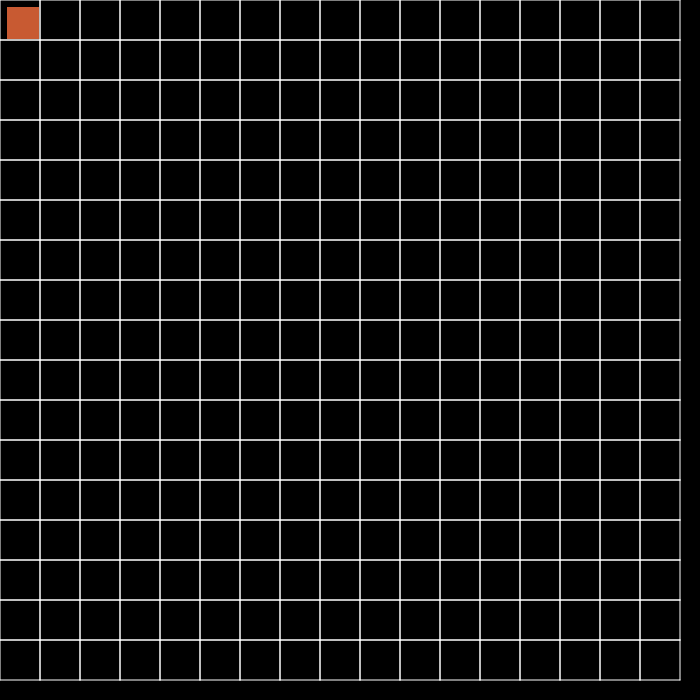
Frame 1 (no input)
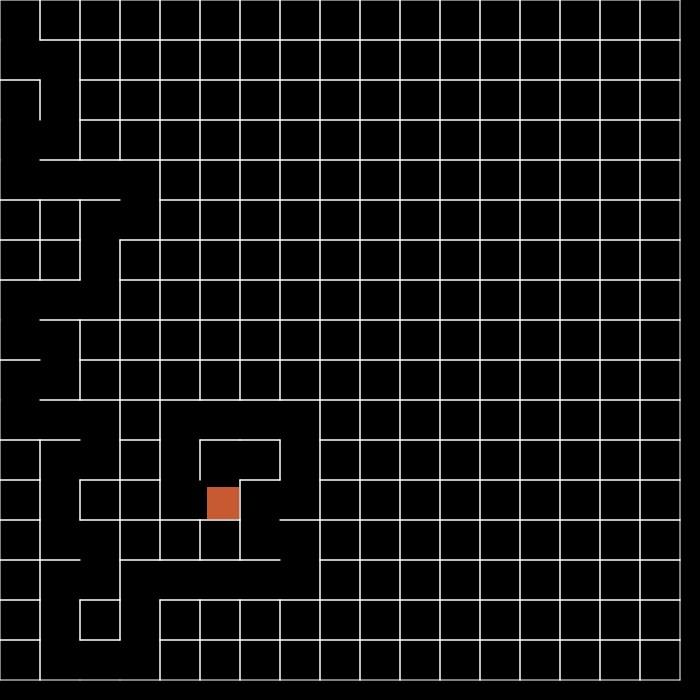
Frame 60 (no input)
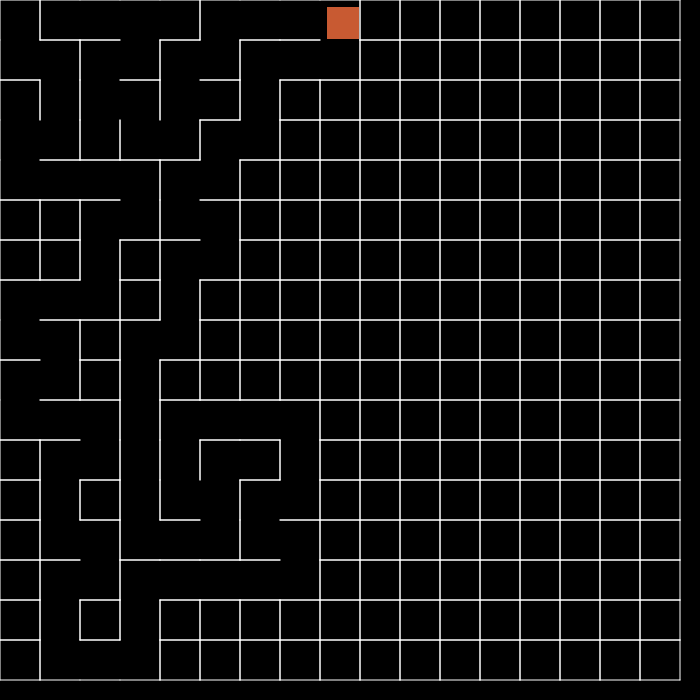
Frame 120 (the mouse pressed at the canvas centre since frame 60)

The p5.js sketch that drew these frames (run headless with seeded random() and noise() and a simulated clock; from frame 60 on, the mouse is pressed at the canvas centre):

// p5.js sketch
// ── sketch.js


var cols,rows;
var w=40;
var grid=[];
var stack=[];
var current;
var m= false;

var openSet=[];
var closedSet=[];
var start,end;


function setup() {//frameRate(5);
	//frameRate(20);
					createCanvas(700, 700);
							cols=floor(width/w);
							rows=floor(height/w);

							for(var i=0;i<rows;++i)
									{
												for(var j=0;j<cols;++j)
														{var cell=new Cell(i,j);
														grid.push(cell);
														}
										}

						current=grid[0];
						stack.push(current);

									current.visited=true;



									openSet.push(current);

									start=grid[0];
									end=grid[grid.length-1];
	}

function draw() {

	background(0,0,0);

for(var i=0;i<grid.length;++i)
			{grid[i].show();
				}


			if(!m)
				{
				current.highlight();
				var next=current.checkNeighbors(true);
					if(next)
						{

							next.visited=true;
							remove_wall(current,next);
							current=next;

							stack.push(next);
						}
						else if(stack.length>0)
									{
											current=stack.pop();

									}
									else
										{m=true;
											refresh_boundaries();
											console.log("grids");
										console.log(grid);

										}

								}
						else {
											console.log('DONE');


														if(openSet.length>0){
															var winner=0;
															for(var i=0;i<openSet.length;++i){
																if(openSet[i].f<openSet[winner].f)
																winner=i;
															}
														}
														if(openSet[winner]==end||openSet.length==0){

															noLoop();
															console.log("maze solved");
														}
														else{
														current=openSet[winner];




														removeFromArray(openSet,current);


														closedSet.push(current);




														var neighbors=current.checkNeighbors(false);

															for(var i=0;i<neighbors.length;++i){
																var neighbor=neighbors[i];
																if(!closedSet.includes(neighbor))
																		{
																			var tempG;

																						tempG=current.g+1;

																					var newPath=false;
																					if(openSet.includes(neighbor)){
																						if(tempG<neighbor.g){
																							newPath=true;
																							neighbor.g=tempG;
																						}
																					}
																					else{
																						neighbor.g=tempG;
																						newPath=true;
																						openSet.push(neighbor);
																					}

																					if(newPath){


																						neighbor.g=heurisitic(neighbor,end);
																						neighbor.f=neighbor.g+neighbor.h;
																						neighbor.previous=current;
																						}
																			}

																	}




																}

																	//SHOWWWWWWWW
																	for(var i=0;i<closedSet.length;++i){
								closedSet[i].show(color(255,0,0,100));
						}

			for(var i=0;i<openSet.length;++i){
							openSet[i].show(color(0,255,0,100));
						}


						path=[];
						var temp=current;
						path.push(temp);
						while(temp.previous){
							path.push(temp.previous);
							temp=temp.previous;
						}

		push();
		beginShape();
		strokeWeight(6);
		stroke(0,0,255,200);
		noFill();
		for(var i=0;i<path.length;++i)
						vertex(path[i].i*w+w/2,path[i].j*w+w/2);
						endShape();

						pop();

						///SHOWEDDDDDD
















									}




}
function index(a,b)
{
	if(a<0||b<0||a>(rows-1)||b>(cols-1))
			return -1;

		return a*cols+b;
		//return b*cols+a;
}


function heurisitic(a,b){
	var d=dist(a.i,a.j,b.i,b.j);
	//var d=abs(a.i-b.i)+abs(a.j-b.j);
	return d;
}

function removeFromArray(arr,elt){
	for(var i=arr.length-1;i>=0;i--){
									if(arr[i]==elt){
										arr.splice(i,1);
									}
				}
}

// ── maze_class.js
function Cell(i,j)
			{

          this.f;
          this.g;
          this.h;

				this.i=i;
				this.j=j;
				this.visited=false;


				this.walls=[true,true,true,true];


        this.neighbors;
        this.previous;


				this.highlight=function()
				{

					noStroke();
					fill(200,90,50);
					var x=this.i*w;
					var y=this.j*w;
					rect(x+7,y+7,w*0.8,w*0.8);
				}


				this.show=function(c)
						{

              if(!c)
							{var x=this.i*w;
						var y=this.j*w;
						stroke(255);
						fill(255);

							if(this.walls[0])
											line(x,y,x+w,y);//top wall
					   	if(this.walls[1])
											line(x+w,y,x+w,y+w);//right wall
					  	if(this.walls[2])
											line(x+w,y+w,x,y+w);//bottom wall
								if(this.walls[3])
											line(x,y,x,y+w);//left wall


											if(this.visited)
														{	 noStroke();
															fill(0,255,0,200);
														//	rect(x,y,w,w);
														}
                          }
                          else{
                              fill(c);
                            rect(this.i*w,this.j*w,w,w);
                          }


					// rect(x,y,w,w);
					}


					this.checkNeighbors=function(maze_generating=true)
						{var neighbors=[];

								var top=grid[index(this.i,this.j-1)];

								var right=grid[index(this.i+1,this.j)];

								var bottom=grid[index(this.i,this.j+1)];

								var left=grid[index(this.i-1,this.j)];

                  if(maze_generating)
                            {
															//var neighbors=[];
                            //
                						// 			var top=grid[index(this.i-1,this.j)];
                            //
                						// 			var right=grid[index(this.i,this.j+1)];
                            //
                						// 			var bottom=grid[index(this.i+1,this.j)];
                            //
                						// 			var left=grid[index(this.i,this.j-1)];


									if(top&&!top.visited)
													neighbors.push(top);
									if(right&&!right.visited)
													neighbors.push(right);
									if(bottom&&!bottom.visited)
													neighbors.push(bottom);
										if(left&&!left.visited)
													neighbors.push(left);

                                  if(neighbors.length>0)
      															             {

                  																	var r=floor(random(0,neighbors.length));

                  																return neighbors[r];
                  															}
                  													else
                  																return undefined;
                                    }
                                      else{
                                        // var neighbors=[];
                                        //
                          							// 		var top=grid[index(this.i,this.j-1)];
                                        //
                          							// 		var right=grid[index(this.i+1,this.j)];
                                        //
                          							// 		var bottom=grid[index(this.i,this.j+1)];
                                        //
                          							// 		var left=grid[index(this.i-1,this.j)];

                                          if(top&&!current.walls[0])//bottom wall of top &&!top.walls[2]
                                                neighbors.push(top);
                                          if(right&&!current.walls[1])//left wall of right t&&!right.walls[3]
                                                  {console.log("hellor");
                                                    neighbors.push(right);}
                                        if(bottom&&!current.walls[2])//top wall of bottom &&!bottom.walls[0]
                                                {console.log("hellob");
                                                  neighbors.push(bottom);}
                                          if(left&&!current.walls[3])//right wall of left !left.walls[1]&&
                                                    neighbors.push(left);

                                                    console.log("current");
                                                    console.log(current);
                                                    console.log("top");
                                                    console.log(top);
                                                    console.log("right");
                                                    console.log(right);
                                                    console.log("bottom");
                                                    console.log(bottom);
                                                    console.log("left");
                                                    console.log(left);

                                                    console.log("neighbor");
                                                    console.log(neighbors);


                                        return neighbors;
                                      }



						}
			}

// ── refres_b.js
function refresh_boundaries(){
        // for(var i=0;i<cols;++i){
        //   grid[index(0,i)].walls[0]=true;
        //  grid[index(rows-1,i)].walls[2]=true;
        // }
        // for(var i=0;i<rows;++i){
        //    grid[index(i,0)].walls[3]=true;
        //        grid[index(i,cols-1)].walls[1]=true;
        // }




}

// ── remove_wall.js
function remove_wall(c,n)
{

   var x=c.i-n.i;
   var y=c.j-n.j;

  if(x==-1)//right wall of current
      {c.walls[1]=false;
      n.walls[3]=false;}
  else if(x==1)//left wall of current
        {c.walls[3]=false;
        n.walls[1]=false;}

  if(y==1)// top wall of current
            {c.walls[0]=false;
            n.walls[2]=false;}
  else if(y==-1)			//bottom wall of current
              {c.walls[2]=false;
              n.walls[0]=false;}


}
